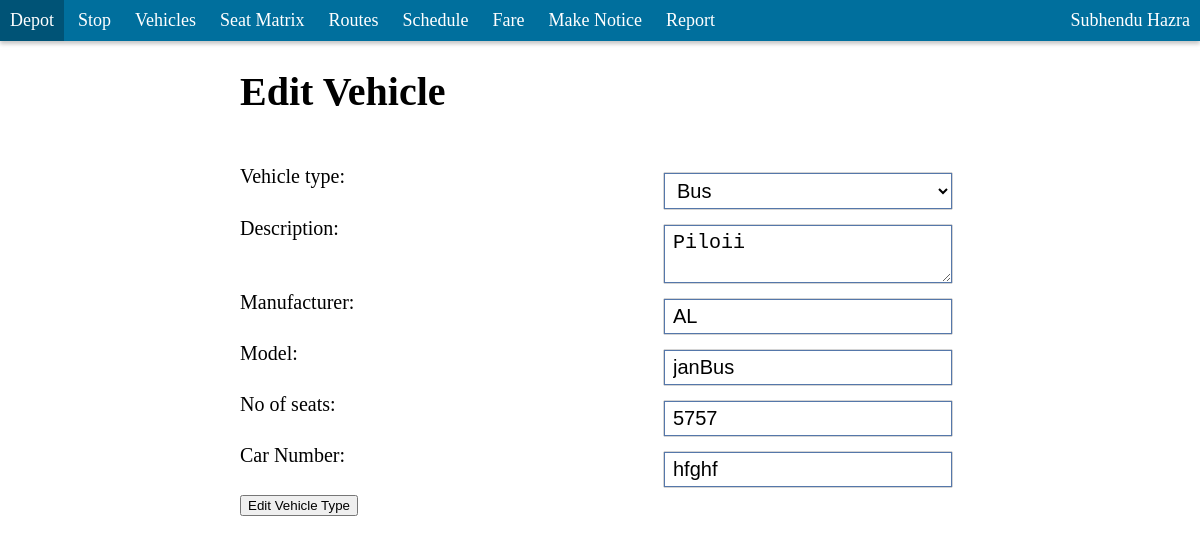
Page /admin/panel/vehicles/edit.php?id=KIvYUswjyN (signed in) on the committed database.
### tables this page shows
CREATE TABLE `vehicles` (
  `sl` int(10) UNSIGNED NOT NULL,
  `type` enum('bus','sedan','suv','hatchback','van','luxary_bus','autorickshaw') NOT NULL,
  `id` varchar(10) NOT NULL,
  `description` varchar(3000) NOT NULL,
  `manufacturer` varchar(100) NOT NULL,
  `model` varchar(100) NOT NULL,
  `seats` int(11) NOT NULL,
  `car_number` varchar(100) NOT NULL,
  `seat_matrix` varchar(10) NOT NULL
);

### admin/panel/vehicles/edit.php (the view, shortened to what this page needs)
<?php
require_once("../../header.php");
?>
<?php
	$query="SELECT * FROM vehicles WHERE id='".mysqli_real_escape_string($db,$_GET['id'])."' LIMIT 1";
	if($rows=mysqli_query($db,$query)){
		if($row=mysqli_fetch_array($rows,MYSQLI_BOTH)){
			if($row['id']==$_GET['id']){
				$_SESSION['admin']['notification_edit_id']=$row['id'];
			}else{
				echo "<h1 style='color:red'>Unable to get data.</h1>";
			}
		}else{
			echo "<h1 style='color:red'>Unable to get data.</h1>";
		}
	}else{
		echo "<h1 style='color:red'>Unable to get data.</h1>";
	}
?>
<form name="create_form" method="post" action="edit.php">
<h1>
	Edit Vehicle
</h1>
<br>
<label><div>
Vehicle type: <select name="type" hb_code='input' value="<?php echo $row['type']; ?>"  >
	<option value="bus">
	Bus
	</option>
</select>
</div></label>
<label><div>
Description:
<textarea name="description" hb_code='input' ><?php echo $row['description']; ?></textarea>
</div></label>
<label><div>
Manufacturer: <input type="text" name="manufacturer" hb_code='input' value="<?php echo $row['manufacturer']; ?>" />
</div></label>
<label><div>
Model: <input type="text" name="model" hb_code='input' value="<?php echo $row['model']; ?>" />
</div></label>
<label><div>
No of seats: <input type="Number" name="seats" hb_code='input' value="<?php echo $row['seats']; ?>"  />
</div></label>
<label><div>
Car Number: <input type="text" name="car_number" hb_code='input' value="<?php echo $row['car_number']; ?>"  />
</div></label>
<label><div>
<input type="submit" value="Edit Vehicle Type" name="submit">
</div></label>
</form>
</body>
</html>

### admin/header.php (style rules this page uses)
body { padding:0px; margin:0px; font-family:ubuntu,tahoma; }

### admin/panel/vehicles/edit.php (style rules this page uses)
form[name=create_form] { width:60%; margin:20px auto; font-size:20px; }
form[name=create_form]>label>div { clear:both; }
form[name=create_form] [hb_code='input'] { width:40%; border:1px solid #57a; font-size:20px; padding:5px 8px; margin:8px; float:right; background:white; box-shadow:black 0px 0px 1px; outline:none; transition:border 0.3s, background 0.3s, box-shadow 0.3s; }

### rows in the picture
vehicles: type "Bus", description "Piloii", manufacturer "AL", model "janBus", seats "5757", car_number "hfghf"

### other values in the picture
$_SESSION['login_name'] "Subhendu Hazra"
